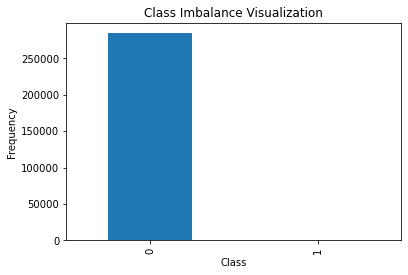

This chart was generated by the following Python code:
# -*- coding: utf-8 -*-
"""
Created on Tue Jan  4 19:47:52 2022

@author: HP-
"""

import numpy as np
import pandas as pd
from pandas import *
import matplotlib.pyplot as plt

data = pd.read_csv("creditcard.csv")
data.head()

count_classes = pd.value_counts(data['Class'], sort = False)
count_classes.plot (kind='bar')
plt.title ("Class Imbalance Visualization")
plt.xlabel ("Class")
plt.ylabel ("Frequency")
